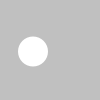
Frame 1 (no input)
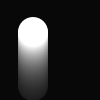
Frame 60 (the mouse pressed at the canvas centre just before this capture)
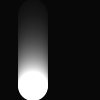
Frame 120 (the mouse held since frame 60 and released just before this capture)

The Processing sketch that drew these frames (run headless with seeded random() and noise(); from frame 60 on, the mouse is pressed at the canvas centre):

// Processing sketch: processing
// ── processing.pde
Spot sp;
void setup(){
  size(100,100);
  smooth();
  noStroke();
  sp=new Spot(33,50,30,1.5);
}
void draw(){
  fill(0,15);
  rect(0,0,width,height);
  fill(255);
  sp.move();
  sp.display();
}

class Spot{
	float x,y;
	float diameter;
  float speed;
  int direction=1;
  Spot(float xpos,float ypos,float dia,float sp){
    x=xpos;
    y=ypos;
    diameter=dia;
    speed=sp;
  }
  void move(){
    y+=(speed*direction);
    if((y>(height-diameter/2))||(y<diameter/2)){
      direction*=-1;
    }
  }
  void display(){
    ellipse(x, y, diameter, diameter);
  }
}
